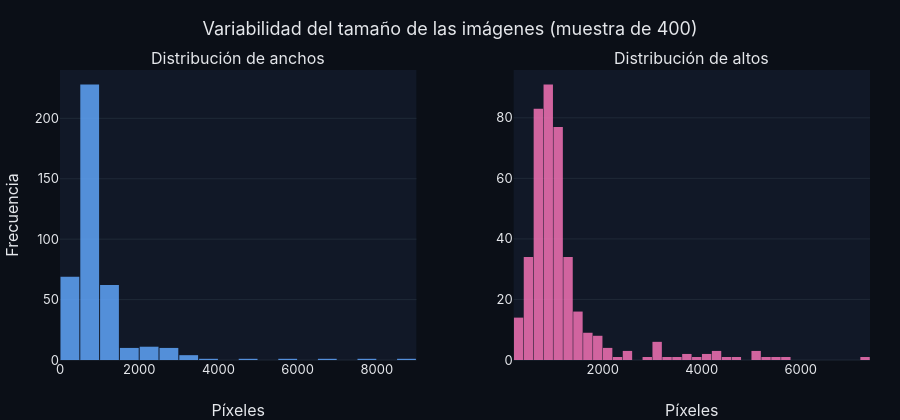

Here is the notebook cell this chart was saved with:
### Code cell
# --- Distribución de tamaños de imagen ---
fig = make_subplots(
    rows=1, cols=2,
    subplot_titles=("Distribución de anchos", "Distribución de altos"),
    horizontal_spacing=0.12,
)

fig.add_histogram(x=widths,  nbinsx=40, marker_color=COLORS["male"],
                  opacity=0.85, name="Ancho",  row=1, col=1)
fig.add_histogram(x=heights, nbinsx=40, marker_color=COLORS["female"],
                  opacity=0.85, name="Alto",   row=1, col=2)

fig.update_layout(
    title="Variabilidad del tamaño de las imágenes (muestra de 400)",
    showlegend=False, height=420,
    bargap=0.05,
)
fig.update_xaxes(title_text="Píxeles", row=1, col=1)
fig.update_xaxes(title_text="Píxeles", row=1, col=2)
fig.update_yaxes(title_text="Frecuencia", row=1, col=1)
fig.show()

### Figure 1 — Plotly figure (JSON) as saved in the notebook; plotly's stock layout.template omitted (floating-point values rounded to 4 significant figures; data arrays with more than 128 entries replaced by an {"elided": "..."} marker saying what was removed)
{"data": [{"marker": {"color": "#60a5fa"}, "name": "Ancho", "nbinsx": 40, "opacity": 0.85, "type": "histogram", "x": {"elided": "400 int values"}, "xaxis": "x", "yaxis": "y"}, {"marker": {"color": "#f472b6"}, "name": "Alto", "nbinsx": 40, "opacity": 0.85, "type": "histogram", "x": {"elided": "400 int values"}, "xaxis": "x2", "yaxis": "y2"}], "layout": {"annotations": [{"font": {"size": 16}, "showarrow": false, "text": "Distribución de anchos", "x": 0.22, "xanchor": "center", "xref": "paper", "y": 1, "yanchor": "bottom", "yref": "paper"}, {"font": {"size": 16}, "showarrow": false, "text": "Distribución de altos", "x": 0.78, "xanchor": "center", "xref": "paper", "y": 1, "yanchor": "bottom", "yref": "paper"}], "bargap": 0.05, "height": 420, "showlegend": false, "title": {"text": "Variabilidad del tamaño de las imágenes (muestra de 400)"}, "xaxis": {"anchor": "y", "domain": [0, 0.44], "title": {"text": "Píxeles"}}, "xaxis2": {"anchor": "y2", "domain": [0.56, 1], "title": {"text": "Píxeles"}}, "yaxis": {"anchor": "x", "domain": [0, 1], "title": {"text": "Frecuencia"}}, "yaxis2": {"anchor": "x2", "domain": [0, 1]}}}
